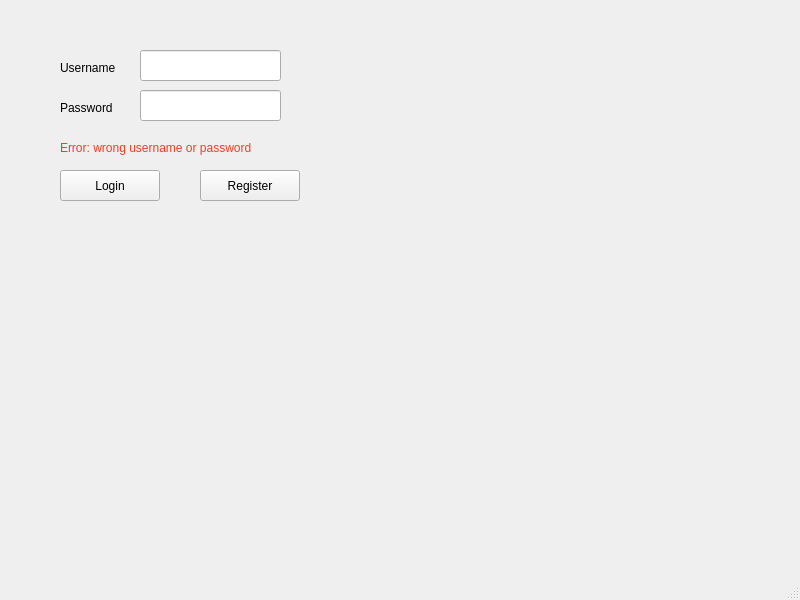
<?xml version="1.0" encoding="UTF-8"?>
<ui version="4.0">
 <class>LoginWindow</class>
 <widget class="QMainWindow" name="LoginWindow">
  <property name="geometry">
   <rect>
    <x>0</x>
    <y>0</y>
    <width>800</width>
    <height>600</height>
   </rect>
  </property>
  <property name="windowTitle">
   <string>LoginWindow</string>
  </property>
  <widget class="QWidget" name="centralwidget">
   <widget class="QLabel" name="labelUsername">
    <property name="geometry">
     <rect>
      <x>60</x>
      <y>60</y>
      <width>71</width>
      <height>16</height>
     </rect>
    </property>
    <property name="text">
     <string>Username</string>
    </property>
   </widget>
   <widget class="QLineEdit" name="lineEditUsername">
    <property name="geometry">
     <rect>
      <x>140</x>
      <y>50</y>
      <width>141</width>
      <height>31</height>
     </rect>
    </property>
   </widget>
   <widget class="QLabel" name="labelPassword">
    <property name="geometry">
     <rect>
      <x>60</x>
      <y>100</y>
      <width>61</width>
      <height>16</height>
     </rect>
    </property>
    <property name="text">
     <string>Password</string>
    </property>
   </widget>
   <widget class="QLineEdit" name="lineEditPassword">
    <property name="geometry">
     <rect>
      <x>140</x>
      <y>90</y>
      <width>141</width>
      <height>31</height>
     </rect>
    </property>
    <property name="echoMode">
     <enum>QLineEdit::Password</enum>
    </property>
   </widget>
   <widget class="QPushButton" name="pushButtonLogin">
    <property name="geometry">
     <rect>
      <x>60</x>
      <y>170</y>
      <width>100</width>
      <height>31</height>
     </rect>
    </property>
    <property name="text">
     <string>Login</string>
    </property>
   </widget>
   <widget class="QPushButton" name="pushButtonRegister">
    <property name="geometry">
     <rect>
      <x>200</x>
      <y>170</y>
      <width>100</width>
      <height>31</height>
     </rect>
    </property>
    <property name="text">
     <string>Register</string>
    </property>
   </widget>
   <widget class="QLabel" name="labelError">
    <property name="geometry">
     <rect>
      <x>60</x>
      <y>140</y>
      <width>221</width>
      <height>16</height>
     </rect>
    </property>
    <property name="text">
     <string>&lt;html&gt;&lt;head/&gt;&lt;body&gt;&lt;p&gt;&lt;span style=&quot; color:#e94025;&quot;&gt;Error: wrong username or password&lt;/span&gt;&lt;/p&gt;&lt;/body&gt;&lt;/html&gt;</string>
    </property>
   </widget>
  </widget>
  <widget class="QMenuBar" name="menubar">
   <property name="geometry">
    <rect>
     <x>0</x>
     <y>0</y>
     <width>800</width>
     <height>37</height>
    </rect>
   </property>
  </widget>
  <widget class="QStatusBar" name="statusbar"/>
 </widget>
 <resources/>
 <connections/>
</ui>
